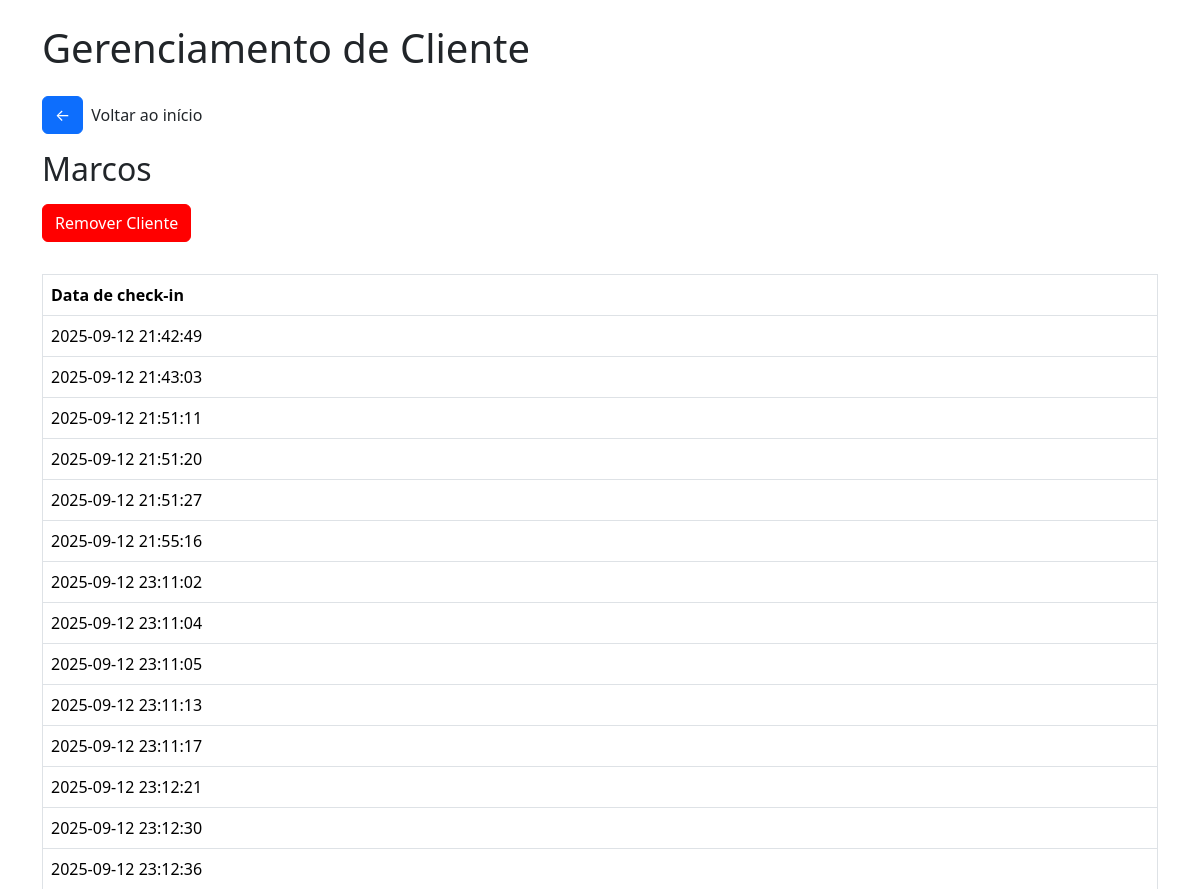
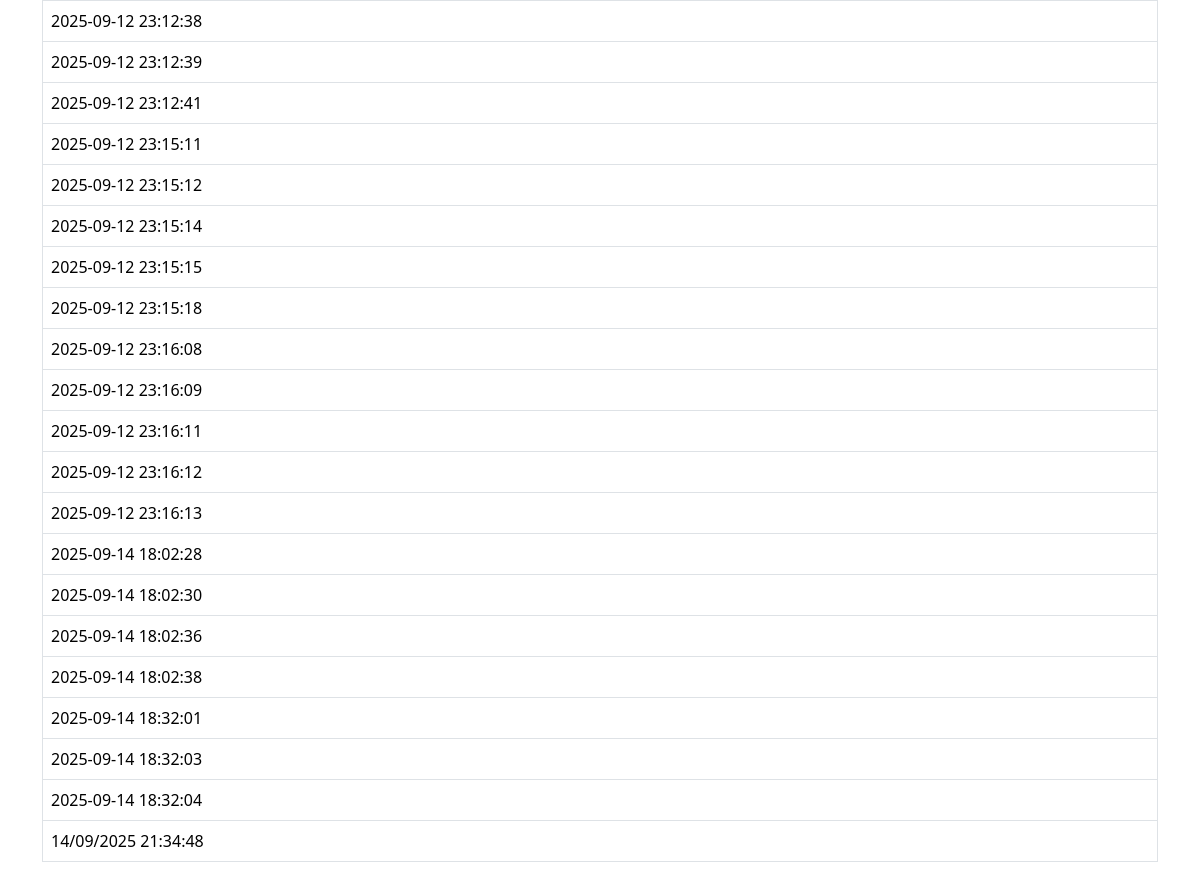
Page /clientemassagem/1 on the committed database (2 pictures, top to bottom).
### tables this page shows
CREATE TABLE clientes_massagem (
        id INTEGER PRIMARY KEY AUTOINCREMENT,
        nome TEXT NOT NULL,
        status_massagem BOOLEAN DEFAULT FALSE,
        checkins_massagem INTEGER DEFAULT 0
    );

CREATE TABLE checkins_massagem (
        id INTEGER PRIMARY KEY AUTOINCREMENT,
        cliente_id INTEGER,
        data TEXT,
        FOREIGN KEY(cliente_id) REFERENCES clientes(id)
    );

### app/views.py (the view)
@app.route('/clientemassagem/<int:cliente_id>')
def cliente_massagem(cliente_id):
    conn = get_db_connection()
    cliente = conn.execute("SELECT * FROM clientes_massagem WHERE id = ?", (cliente_id,)).fetchone()
    checkins = conn.execute("SELECT * FROM checkins_massagem WHERE cliente_id = ?", (cliente_id,))
    return render_template('cliente.html', cliente=cliente, checkins=checkins)

### app/views.py (called while the page is built)
def get_db_connection():
    conn = sqlite3.connect('checkins.db')
    conn.row_factory = sqlite3.Row
    return conn

### app/templates/cliente.html (shortened to what this page needs)
<!DOCTYPE html>
<html lang="pt-br">
<head>
    <link href="https://cdn.jsdelivr.net/npm/bootstrap@5.3.2/dist/css/bootstrap.min.css" rel="stylesheet">
    <link rel="stylesheet" href="{{url_for('static', filename='css/style.css')}}">
    <link rel="stylesheet" href="{{url_for('static', filename='css/modal.css')}}">
</head>
<body>
    <div class="container">
        <h1 class="mb-4">
            Gerenciamento de Cliente
        </h1>
        <div class="box-btn-home">
            <a href="/" class="btn btn-primary btn-home">&#x2190</a>
            <p>Voltar ao início</p>
        </div>
        <h2 class="mb-3">
            {{cliente.nome}}
        </h2>
        <button class="btn btn-primary btn-remover" id="openModal">Remover Cliente</button>
        <table class="table table-bordered table-checkin">
            <thead>
                <tr>
                <th>Data de check-in</th>
                </tr>
            </thead>
            <tbody>
                {% for checkin in checkins %}
                <tr>
                <td>{{ checkin.data }}</td>
                </tr>
                {% endfor %}
            </tbody>
        </table>
</body>
</html>

### app/static/css/style.css (style rules this page uses)
body { padding: 24px; }
a { text-decoration: none; }
.btn-remover { background-color: red; border-color: red; }
.btn-home { margin-bottom: 16px; margin-right: 8px; }
.box-btn-home { width: 100%; display: flex; justify-content: start; align-items: center; }
.table-checkin { margin-top: 32px; }

### rows in the picture
clientes_massagem: nome "Marcos"
checkins_massagem: data "2025-09-12 21:42:49"
checkins_massagem: data "2025-09-12 21:43:03"
checkins_massagem: data "2025-09-12 21:51:11"
checkins_massagem: data "2025-09-12 21:51:20"
checkins_massagem: data "2025-09-12 21:51:27"
checkins_massagem: data "2025-09-12 21:55:16"
checkins_massagem: data "2025-09-12 23:11:02"
checkins_massagem: data "2025-09-12 23:11:04"
checkins_massagem: data "2025-09-12 23:11:05"
checkins_massagem: data "2025-09-12 23:11:13"
checkins_massagem: data "2025-09-12 23:11:17"
checkins_massagem: data "2025-09-12 23:12:21"
checkins_massagem: data "2025-09-12 23:12:30"
checkins_massagem: data "2025-09-12 23:12:36"
checkins_massagem: data "2025-09-12 23:12:38"
checkins_massagem: data "2025-09-12 23:12:39"
checkins_massagem: data "2025-09-12 23:12:41"
checkins_massagem: data "2025-09-12 23:15:11"
checkins_massagem: data "2025-09-12 23:15:12"
checkins_massagem: data "2025-09-12 23:15:14"
checkins_massagem: data "2025-09-12 23:15:15"
checkins_massagem: data "2025-09-12 23:15:18"
checkins_massagem: data "2025-09-12 23:16:08"
checkins_massagem: data "2025-09-12 23:16:09"
checkins_massagem: data "2025-09-12 23:16:11"
checkins_massagem: data "2025-09-12 23:16:12"
checkins_massagem: data "2025-09-12 23:16:13"
checkins_massagem: data "2025-09-14 18:02:28"
checkins_massagem: data "2025-09-14 18:02:30"
checkins_massagem: data "2025-09-14 18:02:36"
checkins_massagem: data "2025-09-14 18:02:38"
checkins_massagem: data "2025-09-14 18:32:01"
checkins_massagem: data "2025-09-14 18:32:03"
checkins_massagem: data "2025-09-14 18:32:04"
checkins_massagem: data "14/09/2025 21:34:48"
